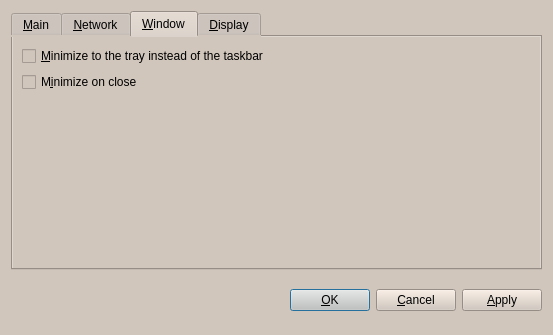
<?xml version="1.0" encoding="UTF-8"?>
<ui version="4.0">
 <class>OptionsDialog</class>
 <widget class="QDialog" name="OptionsDialog">
  <property name="geometry">
   <rect>
    <x>0</x>
    <y>0</y>
    <width>553</width>
    <height>335</height>
   </rect>
  </property>
  <property name="windowTitle">
   <string>Options</string>
  </property>
  <property name="styleSheet">
   <string notr="true">color: rgb(0, 0, 0);
background: rgb(209, 198, 188)
</string>
  </property>
  <property name="modal">
   <bool>true</bool>
  </property>
  <layout class="QVBoxLayout" name="verticalLayout">
   <item>
    <widget class="QTabWidget" name="tabWidget">
     <property name="tabPosition">
      <enum>QTabWidget::North</enum>
     </property>
     <property name="currentIndex">
      <number>2</number>
     </property>
     <widget class="QWidget" name="tabMain">
      <attribute name="title">
       <string>&amp;Main</string>
      </attribute>
      <layout class="QVBoxLayout" name="verticalLayout_Main">
       <item>
        <widget class="QLabel" name="transactionFeeInfoLabel">
         <property name="text">
          <string>Optional transaction fee per kB that helps make sure your transactions are processed quickly. Most transactions are 1 kB. Fee 0.01 recommended.</string>
         </property>
         <property name="textFormat">
          <enum>Qt::PlainText</enum>
         </property>
         <property name="wordWrap">
          <bool>true</bool>
         </property>
        </widget>
       </item>
       <item>
        <layout class="QHBoxLayout" name="horizontalLayoutFee">
         <item>
          <widget class="QLabel" name="transactionFeeLabel">
           <property name="text">
            <string>Pay transaction &amp;fee</string>
           </property>
           <property name="textFormat">
            <enum>Qt::PlainText</enum>
           </property>
           <property name="buddy">
            <cstring>transactionFee</cstring>
           </property>
          </widget>
         </item>
         <item>
          <widget class="BitcoinAmountField" name="transactionFee"/>
         </item>
         <item>
          <spacer name="horizontalSpacerFee">
           <property name="orientation">
            <enum>Qt::Horizontal</enum>
           </property>
           <property name="sizeHint" stdset="0">
            <size>
             <width>40</width>
             <height>20</height>
            </size>
           </property>
          </spacer>
         </item>
        </layout>
       </item>
       <item>
        <widget class="QLabel" name="reserveBalanceInfoLabel">
         <property name="text">
          <string>Reserved amount does not participate in staking and is therefore spendable at any time.</string>
         </property>
         <property name="textFormat">
          <enum>Qt::PlainText</enum>
         </property>
         <property name="wordWrap">
          <bool>true</bool>
         </property>
        </widget>
       </item>
       <item>
        <layout class="QHBoxLayout" name="horizontalLayoutReserveBalance">
         <item>
          <widget class="QLabel" name="reserveBalanceLabel">
           <property name="text">
            <string>Reserve</string>
           </property>
           <property name="textFormat">
            <enum>Qt::PlainText</enum>
           </property>
           <property name="buddy">
            <cstring>reserveBalance</cstring>
           </property>
          </widget>
         </item>
         <item>
          <widget class="BitcoinAmountField" name="reserveBalance"/>
         </item>
         <item>
          <spacer name="horizontalSpacerReserveBalance">
           <property name="orientation">
            <enum>Qt::Horizontal</enum>
           </property>
           <property name="sizeHint" stdset="0">
            <size>
             <width>40</width>
             <height>20</height>
            </size>
           </property>
          </spacer>
         </item>
        </layout>
       </item>
       <item>
        <widget class="QCheckBox" name="bitcoinAtStartup">
         <property name="toolTip">
          <string>Automatically start WOKE after logging in to the system.</string>
         </property>
         <property name="text">
          <string>&amp;Start WOKE on system login</string>
         </property>
        </widget>
       </item>
       <item>
        <spacer name="verticalSpacer_Main">
         <property name="orientation">
          <enum>Qt::Vertical</enum>
         </property>
         <property name="sizeHint" stdset="0">
          <size>
           <width>20</width>
           <height>40</height>
          </size>
         </property>
        </spacer>
       </item>
      </layout>
     </widget>
     <widget class="QWidget" name="tabNetwork">
      <attribute name="title">
       <string>&amp;Network</string>
      </attribute>
      <layout class="QVBoxLayout" name="verticalLayout_Network">
       <item>
        <widget class="QCheckBox" name="mapPortUpnp">
         <property name="toolTip">
          <string>Automatically open the WOKE client port on the router. This only works when your router supports UPnP and it is enabled.</string>
         </property>
         <property name="text">
          <string>Map port using &amp;UPnP</string>
         </property>
        </widget>
       </item>
       <item>
        <widget class="QCheckBox" name="connectSocks">
         <property name="toolTip">
          <string>Connect to the WOKE network through a SOCKS proxy (e.g. when connecting through Tor).</string>
         </property>
         <property name="text">
          <string>&amp;Connect through SOCKS proxy:</string>
         </property>
        </widget>
       </item>
       <item>
        <layout class="QHBoxLayout" name="horizontalLayout_Network">
         <item>
          <widget class="QLabel" name="proxyIpLabel">
           <property name="text">
            <string>Proxy &amp;IP:</string>
           </property>
           <property name="textFormat">
            <enum>Qt::PlainText</enum>
           </property>
           <property name="buddy">
            <cstring>proxyIp</cstring>
           </property>
          </widget>
         </item>
         <item>
          <widget class="QValidatedLineEdit" name="proxyIp">
           <property name="maximumSize">
            <size>
             <width>140</width>
             <height>16777215</height>
            </size>
           </property>
           <property name="toolTip">
            <string>IP address of the proxy (e.g. 127.0.0.1)</string>
           </property>
          </widget>
         </item>
         <item>
          <widget class="QLabel" name="proxyPortLabel">
           <property name="text">
            <string>&amp;Port:</string>
           </property>
           <property name="textFormat">
            <enum>Qt::PlainText</enum>
           </property>
           <property name="buddy">
            <cstring>proxyPort</cstring>
           </property>
          </widget>
         </item>
         <item>
          <widget class="QLineEdit" name="proxyPort">
           <property name="maximumSize">
            <size>
             <width>55</width>
             <height>16777215</height>
            </size>
           </property>
           <property name="toolTip">
            <string>Port of the proxy (e.g. 9050)</string>
           </property>
          </widget>
         </item>
         <item>
          <widget class="QLabel" name="socksVersionLabel">
           <property name="text">
            <string>SOCKS &amp;Version:</string>
           </property>
           <property name="textFormat">
            <enum>Qt::PlainText</enum>
           </property>
           <property name="buddy">
            <cstring>socksVersion</cstring>
           </property>
          </widget>
         </item>
         <item>
          <widget class="QValueComboBox" name="socksVersion">
           <property name="toolTip">
            <string>SOCKS version of the proxy (e.g. 5)</string>
           </property>
          </widget>
         </item>
         <item>
          <spacer name="horizontalSpacer_Network">
           <property name="orientation">
            <enum>Qt::Horizontal</enum>
           </property>
           <property name="sizeHint" stdset="0">
            <size>
             <width>40</width>
             <height>20</height>
            </size>
           </property>
          </spacer>
         </item>
        </layout>
       </item>
       <item>
        <spacer name="verticalSpacer_Network">
         <property name="orientation">
          <enum>Qt::Vertical</enum>
         </property>
         <property name="sizeHint" stdset="0">
          <size>
           <width>20</width>
           <height>40</height>
          </size>
         </property>
        </spacer>
       </item>
      </layout>
     </widget>
     <widget class="QWidget" name="tabWindow">
      <attribute name="title">
       <string>&amp;Window</string>
      </attribute>
      <layout class="QVBoxLayout" name="verticalLayout_Window">
       <item>
        <widget class="QCheckBox" name="minimizeToTray">
         <property name="toolTip">
          <string>Show only a tray icon after minimizing the window.</string>
         </property>
         <property name="text">
          <string>&amp;Minimize to the tray instead of the taskbar</string>
         </property>
        </widget>
       </item>
       <item>
        <widget class="QCheckBox" name="minimizeOnClose">
         <property name="toolTip">
          <string>Minimize instead of exit the application when the window is closed. When this option is enabled, the application will be closed only after selecting Quit in the menu.</string>
         </property>
         <property name="text">
          <string>M&amp;inimize on close</string>
         </property>
        </widget>
       </item>
       <item>
        <spacer name="verticalSpacer_Window">
         <property name="orientation">
          <enum>Qt::Vertical</enum>
         </property>
         <property name="sizeHint" stdset="0">
          <size>
           <width>20</width>
           <height>40</height>
          </size>
         </property>
        </spacer>
       </item>
      </layout>
     </widget>
     <widget class="QWidget" name="tabDisplay">
      <attribute name="title">
       <string>&amp;Display</string>
      </attribute>
      <layout class="QVBoxLayout" name="verticalLayout_Display">
       <item>
        <layout class="QHBoxLayout" name="horizontalLayout_1_Display">
         <item>
          <widget class="QLabel" name="langLabel">
           <property name="text">
            <string>User Interface &amp;language:</string>
           </property>
           <property name="textFormat">
            <enum>Qt::PlainText</enum>
           </property>
           <property name="buddy">
            <cstring>lang</cstring>
           </property>
          </widget>
         </item>
         <item>
          <widget class="QValueComboBox" name="lang">
           <property name="toolTip">
            <string>The user interface language can be set here. This setting will take effect after restarting WOKE.</string>
           </property>
          </widget>
         </item>
        </layout>
       </item>
       <item>
        <layout class="QHBoxLayout" name="horizontalLayout_2_Display">
         <item>
          <widget class="QLabel" name="unitLabel">
           <property name="text">
            <string>&amp;Unit to show amounts in:</string>
           </property>
           <property name="textFormat">
            <enum>Qt::PlainText</enum>
           </property>
           <property name="buddy">
            <cstring>unit</cstring>
           </property>
          </widget>
         </item>
         <item>
          <widget class="QValueComboBox" name="unit">
           <property name="toolTip">
            <string>Choose the default subdivision unit to show in the interface and when sending coins.</string>
           </property>
          </widget>
         </item>
        </layout>
       </item>
       <item>
        <widget class="QCheckBox" name="displayAddresses">
         <property name="toolTip">
          <string>Whether to show WOKE addresses in the transaction list or not.</string>
         </property>
         <property name="text">
          <string>&amp;Display addresses in transaction list</string>
         </property>
        </widget>
       </item>
       <item>
        <widget class="QCheckBox" name="coinControlFeatures">
         <property name="toolTip">
          <string>Whether to show coin control features or not.</string>
         </property>
         <property name="text">
          <string>Display coin &amp;control features (experts only!)</string>
         </property>
        </widget>
       </item>
       <item>
        <spacer name="verticalSpacer_Display">
         <property name="orientation">
          <enum>Qt::Vertical</enum>
         </property>
         <property name="sizeHint" stdset="0">
          <size>
           <width>20</width>
           <height>40</height>
          </size>
         </property>
        </spacer>
       </item>
      </layout>
     </widget>
    </widget>
   </item>
   <item>
    <layout class="QHBoxLayout" name="horizontalLayout_Buttons">
     <item>
      <spacer name="horizontalSpacer_1">
       <property name="orientation">
        <enum>Qt::Horizontal</enum>
       </property>
       <property name="sizeHint" stdset="0">
        <size>
         <width>40</width>
         <height>48</height>
        </size>
       </property>
      </spacer>
     </item>
     <item>
      <widget class="QLabel" name="statusLabel">
       <property name="font">
        <font>
         <weight>75</weight>
         <bold>true</bold>
        </font>
       </property>
       <property name="text">
        <string/>
       </property>
       <property name="textFormat">
        <enum>Qt::PlainText</enum>
       </property>
       <property name="wordWrap">
        <bool>true</bool>
       </property>
      </widget>
     </item>
     <item>
      <spacer name="horizontalSpacer_2">
       <property name="orientation">
        <enum>Qt::Horizontal</enum>
       </property>
       <property name="sizeHint" stdset="0">
        <size>
         <width>40</width>
         <height>48</height>
        </size>
       </property>
      </spacer>
     </item>
     <item>
      <widget class="QPushButton" name="okButton">
       <property name="text">
        <string>&amp;OK</string>
       </property>
      </widget>
     </item>
     <item>
      <widget class="QPushButton" name="cancelButton">
       <property name="text">
        <string>&amp;Cancel</string>
       </property>
       <property name="autoDefault">
        <bool>false</bool>
       </property>
      </widget>
     </item>
     <item>
      <widget class="QPushButton" name="applyButton">
       <property name="text">
        <string>&amp;Apply</string>
       </property>
       <property name="autoDefault">
        <bool>false</bool>
       </property>
      </widget>
     </item>
    </layout>
   </item>
  </layout>
 </widget>
 <customwidgets>
  <customwidget>
   <class>BitcoinAmountField</class>
   <extends>QLineEdit</extends>
   <header>bitcoinamountfield.h</header>
   <container>1</container>
  </customwidget>
  <customwidget>
   <class>QValidatedLineEdit</class>
   <extends>QLineEdit</extends>
   <header>qvalidatedlineedit.h</header>
  </customwidget>
  <customwidget>
   <class>QValueComboBox</class>
   <extends>QComboBox</extends>
   <header>qvaluecombobox.h</header>
  </customwidget>
 </customwidgets>
 <resources/>
 <connections/>
</ui>
